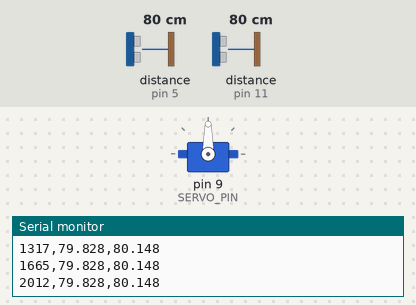
This sketch was run on a simulated Arduino Uno, built with avr-gcc and run on an emulated ATmega328P. Shown: servo, the last lines printed to the serial monitor. Wiring (inferred from the names in the program): 2 × ultrasonic range finder: trigger pin 6, echo pin 5 / trigger pin 10, echo pin 11. The test bench sets the inputs (shaded band); at power-on: distance to the obstacle (sensors on pin 5, pin 11) 80 cm. The echo pulse lasts 58.3 µs per cm.

Above: at 2.5 s.
2.6 s: distance to the obstacle (sensor on pin 5) set to 2 cm
At 3.87 s:
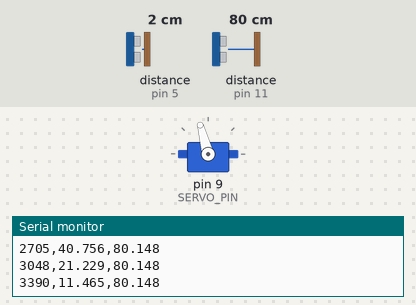
At 7.0 s:
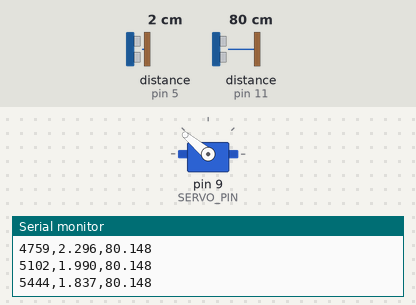
Timing chart, 0 to 8.5 s (numbered marks = the images above; inputs shaded):
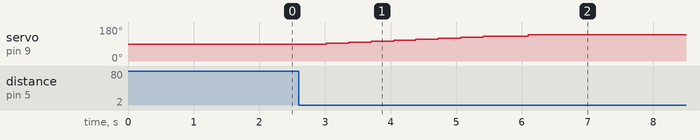

Measured:
- after the input at 2.6 s, servo on pin 9 (SERVO_PIN): moves from 90° to 140° over 3.1 s, starting after 0.42 s

The sketch:

ball_beam_controller.ino
```cpp
/**
 * ============================================================================
 * Ball and Beam PID Controller
 * ============================================================================
 *
 * A PID-based control system for balancing a car on a beam using Arduino.
 *
 * @project   Object Balancing on a Beam using PID Controller
 * @course    EEE 318 - Control Systems Laboratory (January 2024)
 * @section   A1, Group 03
 * @institution Bangladesh University of Engineering and Technology (BUET)
 *
 * @authors
 *   - Sayba Kamal Orni (2006009)
 *   - Soumik Saha (2006011)
 *   - Adith Saha Dipro (2006018)
 *   - Md. Adib Rahman (2006024)
 *   - Nittya Ananda Biswas (2006025)
 *   - Khondakar Ashik Shahriar (2006026)
 *
 * @description
 *   This system uses a PID controller to maintain a car's position on a beam
 *   by dynamically adjusting the beam's tilt angle via a servo motor. Position
 *   feedback is provided by ultrasonic (sonar) sensors.
 *
 * @hardware
 *   - Arduino Uno
 *   - 2x HC-SR04 Ultrasonic Sensors
 *   - 1x MG996R Servo Motor
 *   - Car with reflective surface
 *   - Beam assembly
 *
 * @version 1.0
 * @date December 2024
 *
 * ============================================================================
 */

#include <Servo.h>

// ============================================================================
// CONFIGURATION CONSTANTS
// ============================================================================

// Control Output Limits
#define UMAX_DEG        30          // Maximum control angle (degrees)
#define UMIN_DEG       -30          // Minimum control angle (degrees)
#define UMAX_RAD        0.524       // Maximum control angle (radians)
#define UMIN_RAD       -0.524       // Minimum control angle (radians)

// Pin Definitions
const int ECHO_PIN_SETPOINT = 5;    // Sensor 1 echo (setpoint measurement)
const int TRIG_PIN_SETPOINT = 6;    // Sensor 1 trigger
const int ECHO_PIN_POSITION = 11;   // Sensor 2 echo (car position)
const int TRIG_PIN_POSITION = 10;   // Sensor 2 trigger
const int SERVO_PIN = 9;            // Servo control pin

// PID Controller Parameters (Tuned using Ziegler-Nichols Method)
const double KP = 8.4;              // Proportional gain
const double KI = 3.73;             // Integral gain
const double KD = 8.0;              // Derivative gain

// Servo Angle Mapping
const int SERVO_NEUTRAL = 90;       // Neutral position (degrees)
const int SERVO_MAX = 130;          // Maximum servo angle
const int SERVO_MIN = 60;           // Minimum servo angle

// Error Thresholds for Adaptive Control
const double ERROR_SMALL = 0.0035;  // Small error threshold (m)
const double ERROR_LARGE = 0.03;    // Large error threshold (m)
const int STEP_SMALL = 3;           // Small adjustment step (degrees)
const int STEP_LARGE = 5;           // Large adjustment step (degrees)

// Stuck Detection Parameters
const double ERROR_STUCK_THRESHOLD = 0.1;   // 10% of setpoint
const unsigned long STUCK_TIME_MS = 3000;   // 3 seconds
const int STUCK_ANGLE_LOW = 40;             // Recovery angle (low)
const int STUCK_ANGLE_HIGH = 140;           // Recovery angle (high)

// Sensor Configuration
const int NUM_SAMPLES = 50;                 // Samples for averaging
const unsigned long ECHO_TIMEOUT_US = 60000; // Echo timeout

// Filter Coefficients
const double SETPOINT_FILTER_COEFF = 0.5;   // Setpoint filter
const double POSITION_FILTER_COEFF = 0.53;  // Position filter
const double DERIVATIVE_FILTER_COEFF = 0.56; // Derivative filter

// Loop Timing
const int LOOP_DELAY_MS = 30;               // Main loop delay

// ============================================================================
// GLOBAL VARIABLES
// ============================================================================

Servo servo;

// Control Variables
double setpoint = 0.0;
double setpoint_prev = 0.0;
double car_position = 0.0;
double car_position_prev = 0.0;
double error = 0.0;

// PID Terms
double proportional = 0.0;
double integral = 0.0;
double derivative = 0.0;
double control_output = 0.0;

// Previous Values
double integral_prev = 0.0;
double derivative_prev = 0.0;

// Timing
double dt = 0.0;
double last_time = 0.0;

// Servo Control
int target_angle = SERVO_NEUTRAL;
int current_angle = SERVO_NEUTRAL;

// System Flags
boolean is_saturated = false;
boolean is_stuck = false;
unsigned long stuck_start_time = 0;

// ============================================================================
// FUNCTION DECLARATIONS
// ============================================================================

float measureSetpoint();
float measureCarPosition();
void computePID();
void applySaturation();
void updateServoAngle();
void detectStuckCondition(unsigned long currentTime);
void handleStuckCondition();
void moveServo(int angle);

// ============================================================================
// SETUP - Initialize System
// ============================================================================

void setup() {
    // Initialize Serial Communication
    Serial.begin(9600);

    // Configure Sensor Pins
    pinMode(TRIG_PIN_SETPOINT, OUTPUT);
    pinMode(ECHO_PIN_SETPOINT, INPUT);
    pinMode(TRIG_PIN_POSITION, OUTPUT);
    pinMode(ECHO_PIN_POSITION, INPUT);

    // Initialize Servo
    servo.attach(SERVO_PIN);
    moveServo(SERVO_NEUTRAL);

    // Initialize Timing
    last_time = 0;

    // System Warm-up
    delay(1000);

    // Initialize Setpoint and Position
    setpoint_prev = measureSetpoint();
    delay(2);
    car_position_prev = measureCarPosition();
    delay(1);

    // Print CSV Header
    Serial.println("Timestamp(ms),Setpoint(cm),Position(cm)");
}

// ============================================================================
// MAIN LOOP - Control System
// ============================================================================

void loop() {
    // Calculate Time Step
    unsigned long now = millis();
    dt = (now - last_time) / 1000.0;
    last_time = now;

    // === SENSOR READING & FILTERING ===

    // Read and Filter Setpoint
    setpoint = measureSetpoint();
    setpoint = SETPOINT_FILTER_COEFF * setpoint +
               (1.0 - SETPOINT_FILTER_COEFF) * setpoint_prev;

    // Read and Filter Car Position
    car_position = measureCarPosition();
    car_position = POSITION_FILTER_COEFF * car_position +
                   (1.0 - POSITION_FILTER_COEFF) * car_position_prev;

    // Calculate Position Error
    error = car_position - setpoint;

    // === STUCK DETECTION & RECOVERY ===

    detectStuckCondition(now);

    if (is_stuck) {
        handleStuckCondition();
        // Skip PID control while recovering from stuck condition
        return;
    }

    // === PID CONTROL ===

    computePID();
    applySaturation();

    // === SERVO CONTROL ===

    // Convert Control Output to Servo Angle
    control_output = round(control_output * (180.0 / M_PI));
    target_angle = map(control_output, UMAX_DEG, UMIN_DEG, SERVO_MAX, SERVO_MIN);

    // Apply Adaptive Servo Movement
    updateServoAngle();

    // === DATA LOGGING ===

    Serial.print(now);
    Serial.print(",");
    Serial.print(setpoint * 100.0, 3);  // Convert to cm
    Serial.print(",");
    Serial.println(car_position * 100.0, 3);  // Convert to cm

    // === UPDATE PREVIOUS VALUES ===

    integral_prev = integral;
    car_position_prev = car_position;
    derivative_prev = derivative;
    setpoint_prev = setpoint;

    // Control Loop Timing
    delay(LOOP_DELAY_MS);
}

// ============================================================================
// PID CONTROL IMPLEMENTATION
// ============================================================================

/**
 * Compute PID control output based on current error
 */
void computePID() {
    // Proportional Term
    proportional = KP * error;

    // Integral Term (with anti-windup)
    if (!is_saturated) {
        integral = integral_prev + dt * KI * error;
    }

    // Derivative Term (with filtering)
    derivative = (KD / dt) * (car_position - car_position_prev);
    derivative = DERIVATIVE_FILTER_COEFF * derivative +
                 (1.0 - DERIVATIVE_FILTER_COEFF) * derivative_prev;

    // Total Control Output
    control_output = proportional + integral + round(100.0 * derivative) * 0.01;
}

/**
 * Apply saturation limits to prevent actuator overrun
 */
void applySaturation() {
    if (control_output < UMIN_RAD) {
        control_output = UMIN_RAD;
        is_saturated = true;
    } else if (control_output > UMAX_RAD) {
        control_output = UMAX_RAD;
        is_saturated = true;
    } else {
        is_saturated = false;
    }
}

// ============================================================================
// SERVO CONTROL WITH ADAPTIVE SPEED
// ============================================================================

/**
 * Update servo angle with variable speed based on error magnitude
 * Larger errors result in faster servo movement
 */
void updateServoAngle() {
    int step_size = 0;

    // Determine Step Size Based on Error
    if (abs(error) >= ERROR_SMALL && abs(error) < ERROR_LARGE) {
        step_size = STEP_SMALL;  // Gentle correction for small errors
    } else if (abs(error) >= ERROR_LARGE) {
        step_size = STEP_LARGE;  // Aggressive correction for large errors
    } else {
        return;  // Error too small, no movement needed
    }

    // Apply Step to Current Angle
    if (current_angle < target_angle) {
        current_angle = min(current_angle + step_size, target_angle);
    } else if (current_angle > target_angle) {
        current_angle = max(current_angle - step_size, target_angle);
    }

    // Command Servo
    servo.write(current_angle);
}

// ============================================================================
// STUCK DETECTION & RECOVERY
// ============================================================================

/**
 * Detect if the car is stuck outside acceptable range
 */
void detectStuckCondition(unsigned long currentTime) {
    // Check if error exceeds threshold
    if (abs(error) > ERROR_STUCK_THRESHOLD * setpoint) {
        // Start timing if not already started
        if (stuck_start_time == 0) {
            stuck_start_time = currentTime;
        }

        // Mark as stuck if timeout exceeded
        if (currentTime - stuck_start_time > STUCK_TIME_MS) {
            is_stuck = true;
        }
    } else {
        // Reset stuck detection
        stuck_start_time = 0;
        is_stuck = false;
    }
}

/**
 * Handle stuck condition with aggressive servo movement
 */
void handleStuckCondition() {
    if (current_angle < SERVO_NEUTRAL) {
        // Car stuck on one side - tilt beam aggressively
        current_angle = STUCK_ANGLE_LOW;
    } else if (current_angle > SERVO_NEUTRAL) {
        // Car stuck on other side - tilt beam aggressively
        current_angle = STUCK_ANGLE_HIGH;
    }

    servo.write(current_angle);
}

// ============================================================================
// SENSOR MEASUREMENT FUNCTIONS
// ============================================================================

/**
 * Measure car position using Sensor 2 with 50-sample averaging
 * @return Average distance in meters
 */
float measureCarPosition() {
    float samples[NUM_SAMPLES];
    float sum = 0.0;

    // Collect Samples
    for (int i = 0; i < NUM_SAMPLES; i++) {
        // Trigger Sensor
        digitalWrite(TRIG_PIN_POSITION, LOW);
        delayMicroseconds(2);
        digitalWrite(TRIG_PIN_POSITION, HIGH);
        delayMicroseconds(10);
        digitalWrite(TRIG_PIN_POSITION, LOW);

        // Measure Echo Time
        long elapsed_time = pulseIn(ECHO_PIN_POSITION, HIGH, ECHO_TIMEOUT_US);

        // Convert to Distance
        // Formula: distance = (time * speed_of_sound) / 2
        // Speed of sound ≈ 343 m/s → 58.2 μs/cm
        float distance_cm = (float)elapsed_time / 58.2;
        samples[i] = distance_cm * 0.01;  // Convert to meters

        delay(1);
    }

    // Calculate Average
    for (int i = 0; i < NUM_SAMPLES; i++) {
        sum += samples[i];
    }

    return sum / NUM_SAMPLES;
}

/**
 * Measure setpoint using Sensor 1 (single reading)
 * @return Distance in meters
 */
float measureSetpoint() {
    // Trigger Sensor
    digitalWrite(TRIG_PIN_SETPOINT, LOW);
    delayMicroseconds(2);
    digitalWrite(TRIG_PIN_SETPOINT, HIGH);
    delayMicroseconds(10);
    digitalWrite(TRIG_PIN_SETPOINT, LOW);

    // Measure Echo Time
    long elapsed_time = pulseIn(ECHO_PIN_SETPOINT, HIGH, ECHO_TIMEOUT_US);

    // Convert to Distance (meters)
    float distance_cm = (float)elapsed_time / 58.2;
    return distance_cm * 0.01;
}

/**
 * Move servo to specified angle
 * @param angle Desired servo angle (degrees)
 */
void moveServo(int angle) {
    servo.write(angle);
}

// ============================================================================
// END OF CODE
// ============================================================================
```
